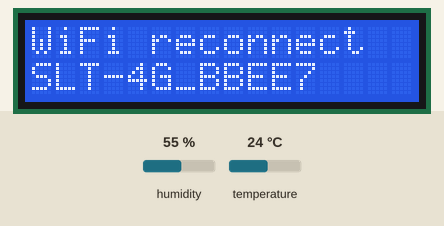
Simulated run of this sketch. Board: ESP32. Shown: 16×2 character LCD. Inputs (shaded band) come from the test bench; at power-on: humidity 55 %, temperature 24 °C. WiFi joins after 1.5 s; servers stay silent unless stated; uploads are accepted with an empty reply; what the sketch prints to the serial monitor is not drawn.

Above: at 1.4 s.
1.5 s: humidity set to 22 %
At 3.9 s:
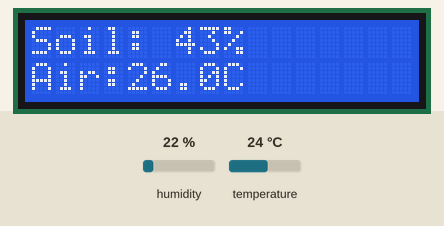
At 7.5 s:
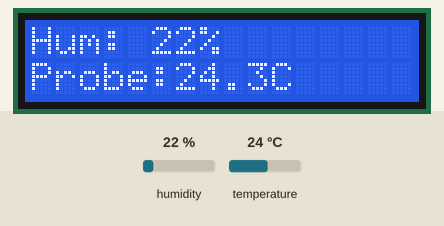
Timing chart, 0 to 9.0 s (numbered marks = the images above; inputs shaded):
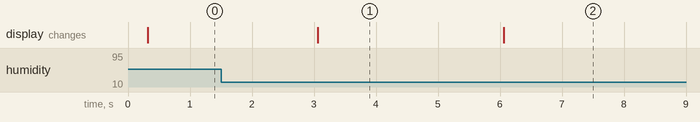

The sketch:

sensor-node.ino
```cpp
/**
 * AgriScout Sensor Node — ESP32
 *
 * Live sensors:
 *  - DHT22 (air temperature + humidity)
 * Simulated (hardware stuck / unavailable):
 *  - Capacitive soil moisture
 *  - DS18B20 probe temperature
 *
 * LCD shows only: soil, DHT air, humidity, probe, Wi‑Fi SSID.
 * Cloud uploads run on a short interval so apps do not mark data stale.
 */
#include <Arduino.h>
#include <Wire.h>
#include <math.h>
#include <string.h>
#include <DHT.h>
#include <hd44780.h>
#include <hd44780ioClass/hd44780_I2Cexp.h>
#include <ArduinoJson.h>

#include "../shared/config.h"
#include "../shared/wifi_manager.h"
#include "../shared/https_client.h"

#define PIN_DHT 15
#define DHT_TYPE DHT22
#define LCD_SDA 18
#define LCD_SCL 19
#define LCD_I2C_ADDR 0x27
#define LCD_COLS 16
#define LCD_ROWS 2

#define LCD_ROTATE_INTERVAL_MS 3000UL

DHT dht(PIN_DHT, DHT_TYPE);
hd44780_I2Cexp lcd(LCD_I2C_ADDR);

WiFiManagerHelper wifi;
HttpsClient https;

unsigned long lastReadMs = 0;
unsigned long lastHeartbeatMs = 0;
unsigned long lastLcdMs = 0;
unsigned long cloudIntervalMs = SENSOR_READ_INTERVAL_MS;
uint8_t lcdScreen = 0;
bool firstPostPending = true;

float latestSoil = 45.0f;
float latestAirT = 26.0f;
float latestHumidity = 70.0f;
float latestProbeT = 25.0f;

float simulateSoilMoisture() {
  const float t = millis() / 1000.0f;
  const float base =
      42.0f + 10.0f * sinf(t / 210.0f) + 5.0f * sinf(t / 53.0f);
  const float noise = ((int)(millis() % 19) - 9) * 0.12f;
  return constrain(base + noise, 22.0f, 68.0f);
}

float simulateProbeTemp(float airT) {
  static float probe = NAN;
  const float fallback = 27.0f;
  const float air = (isnan(airT) || airT <= -40.0f) ? fallback : airT;
  if (isnan(probe)) {
    probe = air - 1.0f;
  }
  const float wobble = 0.6f * sinf(millis() / 95000.0f);
  const float target = air - 1.1f + wobble;
  probe += (target - probe) * 0.18f;
  return probe;
}

void showLcd() {
  lcd.clear();
  if (lcdScreen == 0) {
    lcd.printf("Soil:%3.0f%%", latestSoil);
    lcd.setCursor(0, 1);
    lcd.printf("Air:%4.1fC", latestAirT);
  } else if (lcdScreen == 1) {
    lcd.printf("Hum:%3.0f%%", latestHumidity);
    lcd.setCursor(0, 1);
    lcd.printf("Probe:%4.1fC", latestProbeT);
  } else {
    lcd.print("WiFi SSID");
    lcd.setCursor(0, 1);
    char ssidLine[LCD_COLS + 1];
    snprintf(ssidLine, sizeof(ssidLine), "%-16.16s", WIFI_SSID);
    lcd.print(ssidLine);
  }
  lcdScreen = (lcdScreen + 1) % 3;
}

bool postSensorReading(float soil, float airT, float humidity) {
  StaticJsonDocument<512> doc;
  doc["deviceId"] = DEVICE_ID;
  doc["soilMoisturePercent"] = roundf(soil * 10.0f) / 10.0f;
  doc["temperatureCelsius"] = roundf(airT * 10.0f) / 10.0f;
  doc["humidityPercent"] = roundf(humidity * 10.0f) / 10.0f;
  doc["lightIntensityLux"] = 0;
  doc["waterLevelPercent"] = 50;
  doc["signalStrength"] = wifi.rssi();

  String url = String(FUNCTIONS_BASE_URL) + "/ingestSensorReading";
  int status = 0;
  String body;
  if (!https.postJson(url.c_str(), DEVICE_ID, INGEST_KEY, doc, status, body)) {
    Serial.printf("HTTP POST failed (code=%d body=%s)\n", status, body.c_str());
    return false;
  }
  Serial.printf("Ingest status %d: %s\n", status, body.c_str());
  return status >= 200 && status < 300;
}

void sampleSensors() {
  float airT = dht.readTemperature();
  float humidity = dht.readHumidity();

  // Keep last good DHT values if a read fails (common with brief bus glitches).
  if (!isnan(airT) && airT > -40.0f && airT < 85.0f) {
    latestAirT = airT;
  }
  if (!isnan(humidity) && humidity >= 0.0f && humidity <= 100.0f) {
    latestHumidity = humidity;
  }

  latestSoil = simulateSoilMoisture();
  latestProbeT = simulateProbeTemp(latestAirT);

  Serial.printf(
      "Sample soil=%.1f%% (sim) air=%.1fC hum=%.1f%% probe=%.1fC (sim)\n",
      latestSoil, latestAirT, latestHumidity, latestProbeT);
}

void setup() {
  Serial.begin(115200);
  delay(200);
  Serial.println();
  Serial.println("AgriScout sensor node boot");
  Serial.printf("DEVICE_ID=%s\n", DEVICE_ID);
  Serial.printf("INGEST_KEY length=%u\n", (unsigned)strlen(INGEST_KEY));
  Serial.println("Soil moisture + probe temp: SIMULATED");
  Serial.printf("Cloud upload every %lu ms (retry %lu ms on fail)\n",
                SENSOR_READ_INTERVAL_MS, SENSOR_RETRY_INTERVAL_MS);
  dht.begin();
  Wire.begin(LCD_SDA, LCD_SCL);
  int lcdStatus = lcd.begin(LCD_COLS, LCD_ROWS);
  if (lcdStatus) {
    hd44780::fatalError(lcdStatus);
  }
  lcd.print("AgriScout Sensor");
  wifi.begin(WIFI_SSID, WIFI_PASSWORD);
}

void loop() {
  wifi.loop();

  if (!wifi.isConnected()) {
    lcd.clear();
    lcd.print("WiFi reconnect");
    lcd.setCursor(0, 1);
    lcd.print(WIFI_SSID);
    delay(500);
    return;
  }

  unsigned long now = millis();

  const unsigned long intervalMs =
      firstPostPending ? 5000UL : cloudIntervalMs;
  if (now - lastReadMs >= intervalMs) {
    lastReadMs = now;
    firstPostPending = false;
    sampleSensors();
    const bool ok = postSensorReading(latestSoil, latestAirT, latestHumidity);
    // On failure, retry soon instead of waiting a full healthy interval.
    cloudIntervalMs = ok ? SENSOR_READ_INTERVAL_MS : SENSOR_RETRY_INTERVAL_MS;
    if (!ok) {
      Serial.printf("Next cloud attempt in %lu ms\n", cloudIntervalMs);
    }
  }

  if (now - lastLcdMs >= LCD_ROTATE_INTERVAL_MS) {
    lastLcdMs = now;
    latestSoil = simulateSoilMoisture();
    latestProbeT = simulateProbeTemp(latestAirT);
    showLcd();
  }

  if (now - lastHeartbeatMs >= HEARTBEAT_INTERVAL_MS) {
    lastHeartbeatMs = now;
    Serial.printf("Heartbeat RSSI=%d heap=%u uptime=%lus\n",
                  wifi.rssi(), ESP.getFreeHeap(), millis() / 1000UL);
  }

  delay(50);
}
```

Measured:
- what the display in image 1 shows lasts 3.0 s, from 3.1 s to 6.1 s
